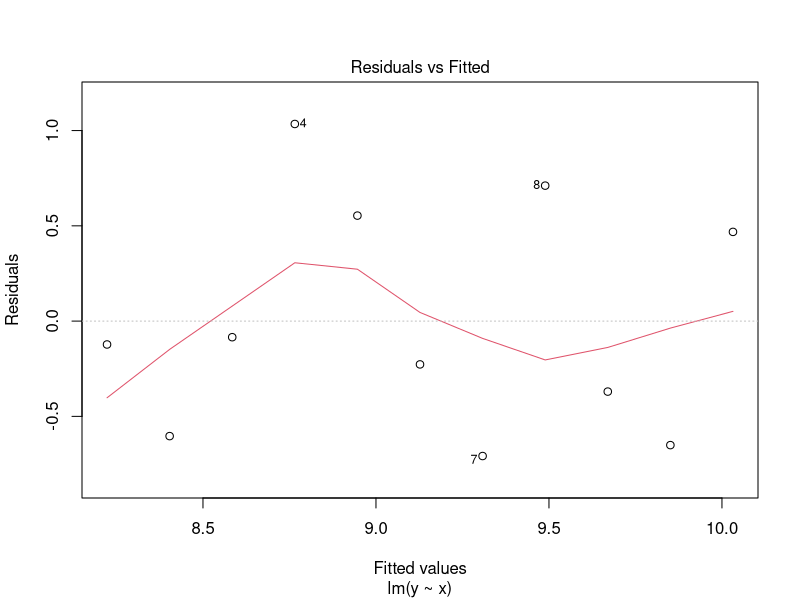
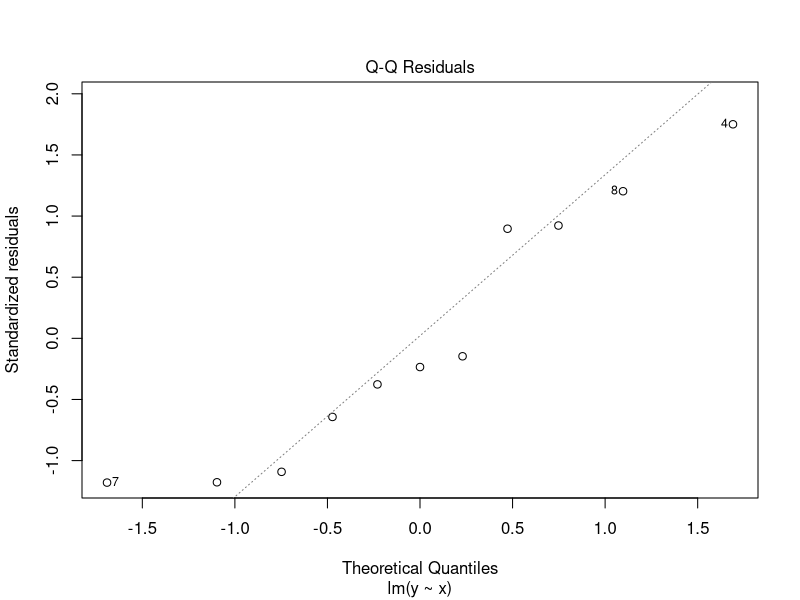
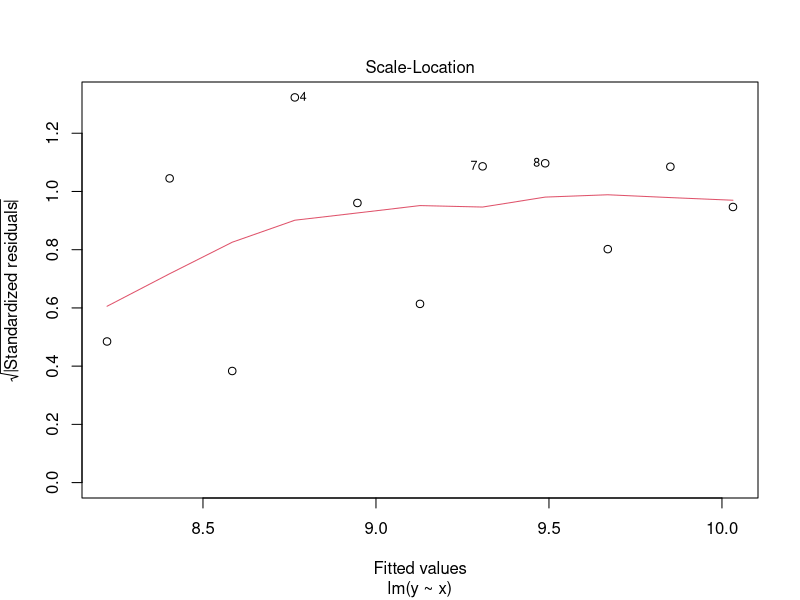
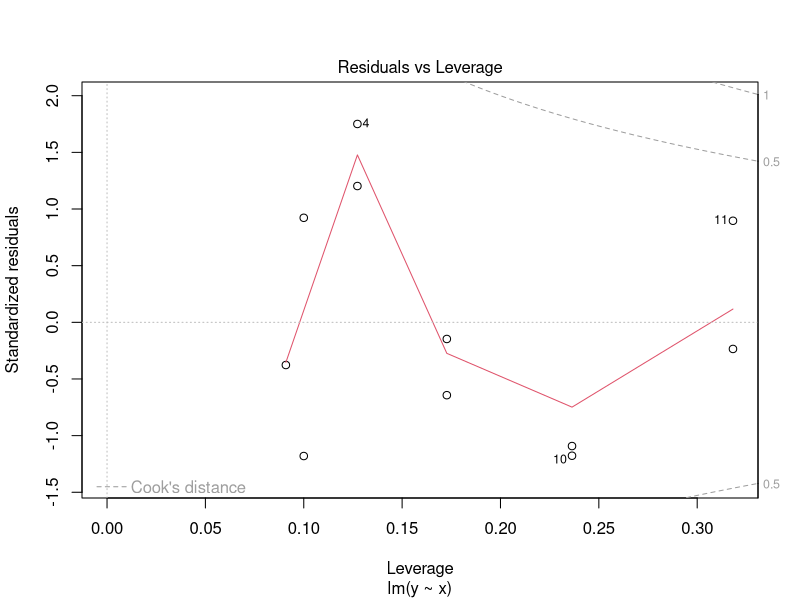
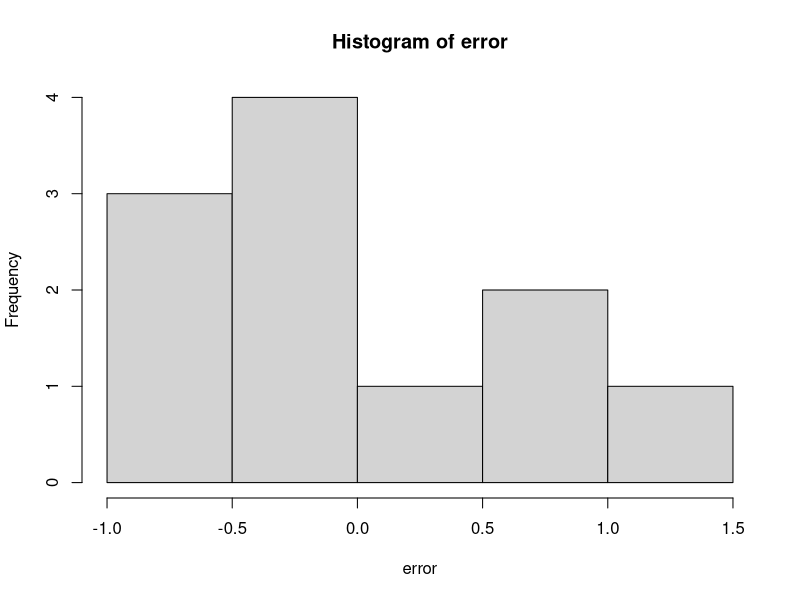
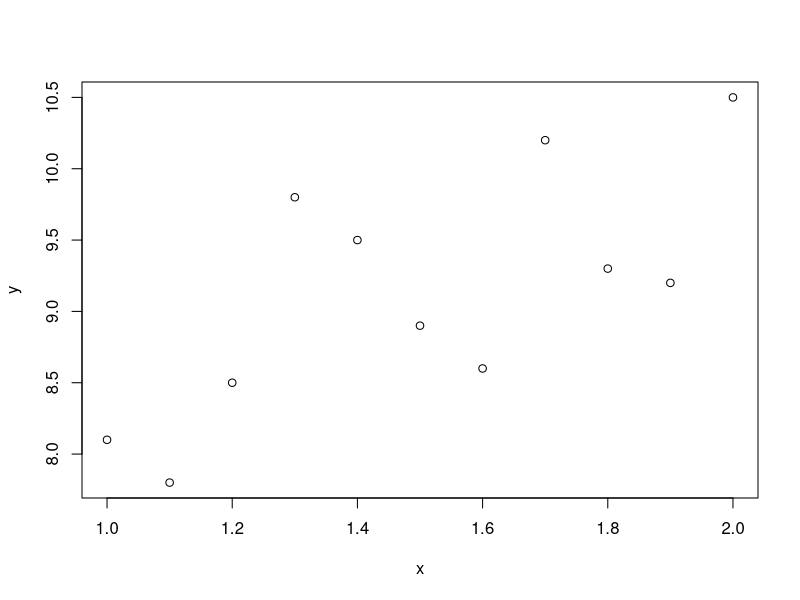

Reproduce these figures in R, in order.
#Temprature (Independent/Predictor Variable)
x = c(1.0, 1.1, 1.2, 1.3, 1.4, 1.5, 1.6, 1.7, 1.8, 1.9, 2.0); x
#Converted Sugar (Dependent Variable)
y = c(8.1, 7.8, 8.5, 9.8, 9.5, 8.9, 8.6, 10.2, 9.3, 9.2, 10.5); y

y_mean = mean(y); y_mean
x_mean = mean(x); x_mean

#covariance of x & y
cov_x_y = sum((x-x_mean)*(y-y_mean)); cov_x_y
#variance of x
var_x = sum((x-x_mean)^2); var_x


beta = cov_x_y/var_x; beta
alpha = y_mean-(beta*x_mean); alpha

predict_y  = alpha+beta*x;predict_y
predict_y_r = round(predict_y); predict_y_r

error=y-predict_y; error
error_r = round(error); error_r

#by function
lr = lm(y~x); lr
plot(lr)

#Estimate the converted sugar at 1.75 temp
converted_sugar = alpha+(beta*1.75); converted_sugar

data=data.frame(x,y,predict_y_r,error_r); data
hist(error)
plot(x,y)
